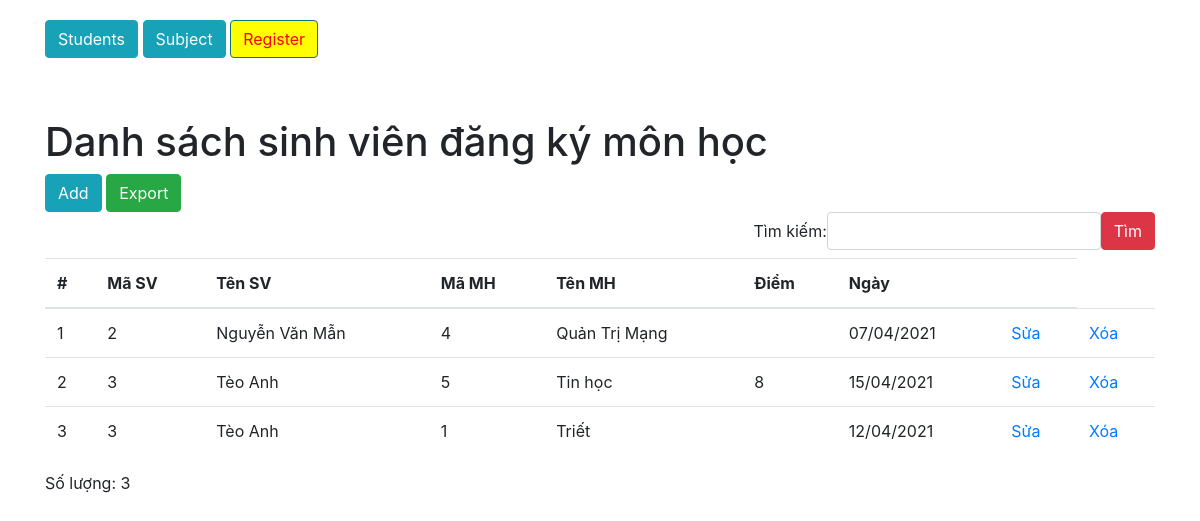
/index.php?c=register, run on the app's committed database.
### tables this page shows
CREATE TABLE `register` (
  `id` int(11) NOT NULL,
  `student_id` int(11) NOT NULL,
  `subject_id` int(11) NOT NULL,
  `score` int(11) DEFAULT NULL,
  `created_at` date NOT NULL
);

CREATE TABLE `student` (
  `id` int(11) NOT NULL,
  `name` varchar(50) NOT NULL,
  `birthday` date NOT NULL,
  `gender` tinyint(4) NOT NULL
);

CREATE TABLE `subject` (
  `id` int(11) NOT NULL,
  `name` varchar(50) NOT NULL,
  `number_of_credit` tinyint(4) NOT NULL
);

### controller/RegisterController.php (called while the page is built, shortened)
<?php
class RegisterController {
	function list(){
		$registerRepository = new RegisterRepository();
		$registers = $registerRepository->fetch();
		$search = !empty($_GET["search"]) ? $_GET["search"]: "";
		if(!empty($search)){
			$registers = $registerRepository->getByPattern($search);
		}else{
			$registers = $registerRepository->fetch();
		}
		require "view/register/list.php";
	}
}
?>

### index.php (called while the page is built, shortened)
<?php
$c = !empty($_GET["c"]) ? $_GET["c"] : "student";
$a = !empty($_GET["a"]) ? $_GET["a"] : "list";
require "connectDb.php";
require "model/RegisterRepository.php";
require "model/Register.php";
require "service/Helper.php";
$controller = new $controller;
$controller->$a();
?>

### model/RegisterRepository.php (called while the page is built, shortened)
<?php
class RegisterRepository{
	function fetch($cond = null){
		global $conn;
			$sql = "SELECT register.*,student.name AS student_name, subject.name AS subject_name FROM register
					JOIN student ON register.student_id = student.id
					JOIN subject ON register.subject_id = subject.id";
		$result = $conn->query($sql);
		$registers = [];
		while ($row = $result->fetch_assoc()) {
			$register = new Register($row["id"], $row["student_id"], $row["subject_id"],  $row["score"], $row["created_at"], $row["student_name"], $row["subject_name"]);
			$registers[] = $register;
		}
		return $registers;
	}
}
 ?>

### model/Register.php (called while the page is built, shortened)
<?php
class Register {
	function __construct($id, $student_id, $subject_id, $score, $created_at,
		 $student_name, $subject_name){
		$this->id = $id;
		$this->student_id = $student_id;
		$this->subject_id = $subject_id;
		$this->score = $score;
		$this->created_at = $created_at;
		$this->student_name = $student_name;
		$this->subject_name = $subject_name;
	}
}
?>

### service/Helper.php (called while the page is built)
<?php
class Helper{
		static function formatVNBirthday($date){
		$vnFormatDate = date("d/m/Y", strtotime($date));
		return $vnFormatDate;
	}
}
?>

### view/register/list.php (the view, shortened to what this page needs)
<?php require "layout/header.php" ?>
<h1>Danh sách sinh viên đăng ký môn học</h1>
<a href="index.php?c=register&a=add" class="btn btn-info">Add</a>
<a href="index.php?c=register&a=export" class="btn btn-success">Export</a>
<form action="index.php" method="GET">
	<label class="form-inline justify-content-end">Tìm kiếm: <input type="search" name="search" class="form-control" value="<?=!empty($search) ? $search : ""?>">
		<button class="btn btn-danger">Tìm</button>
	</label>
</form>
<table class="table table-hover">
	<thead>
			<tr>
				<th>#</th>
				<th>Mã SV</th>
				<th>Tên SV</th>
				<th>Mã MH</th>
				<th>Tên MH</th>
				<th>Điểm</th>
				<th>Ngày</th>
				<th></th>
			</tr>
		</thead>
		<tbody>
		<?php
		$order=0;
		foreach ($registers as $register):
			$order++;
			?>
			<tr>
				<td><?=$order?></td>
				<td><?=$register->student_id?></td>
				<td><?=$register->student_name?></td>
				<td><?=$register->subject_id?></td>
				<td><?=$register->subject_name?></td>
				<td><?=$register->score?></td>
				<td><?=Helper::formatVNBirthday($register->created_at)?></td>
				<td><a href="index.php?c=register&a=edit&id=<?=$register->id?>">Sửa</a></td>
				<td><a  class="delete" href="index.php?c=register&a=delete&id=<?=$register->id?>" type="register">Xóa</a></td></a></td>
			</tr>
		<?php endforeach?>
	</table>
	<div>
		<span>Số lượng: <?=count($registers)?></span>
	</div>
<?php require "layout/footer.php" ?>

### layout/header.php (shortened to what this page needs)
<!DOCTYPE html>
<html lang="en">
	<head>
		<link rel="stylesheet" href="public/vendor/bootstrap-4.5.3-dist/css/bootstrap.min.css">
		<link rel="stylesheet" href="public/vendor/fontawesome-free-5.15.1-web/css/all.min.css">
		<link rel="stylesheet" href="public/css/style.css">
	</head>
	<body>
		<div class="container" style="margin-top:20px;">
			<?php global $c; ?>
			<a href="index.php" class="<?=$c=="student" ? "active" : ""?> btn btn-info">Students</a>
			<a href="index.php?c=subject" class="<?=$c=="subject" ? "active" : ""?> btn btn-info">Subject</a>
			<a href="index.php?c=register" class="<?=$c=="register" ? "active" : ""?> btn btn-info">Register</a>
			<div style="height:40px; margin-top:20px">
				<?php
				$classMessage = "";
				?>
				<div class="alert <?=$classMessage?> container-fluid text-center">
				</div>
			</div>

### layout/footer.php (shortened to what this page needs)
		</div>
	</body>
</html>

### public/css/style.css (style rules this page uses)
.active { background-color: yellow !important; color: red !important; }
label { font-weight: normal; }

### data on the page
register: student "2", student.name "Nguyễn Văn Mẫn", subject "4", subject.name "Quản Trị Mạng", created_at "07/04/2021"
register: student "3", student.name "Tèo Anh", subject "5", subject.name "Tin học", score "8", created_at "15/04/2021"
register: student "3", student.name "Tèo Anh", subject "1", subject.name "Triết", created_at "12/04/2021"

### other printed values
count($registers) "3"
